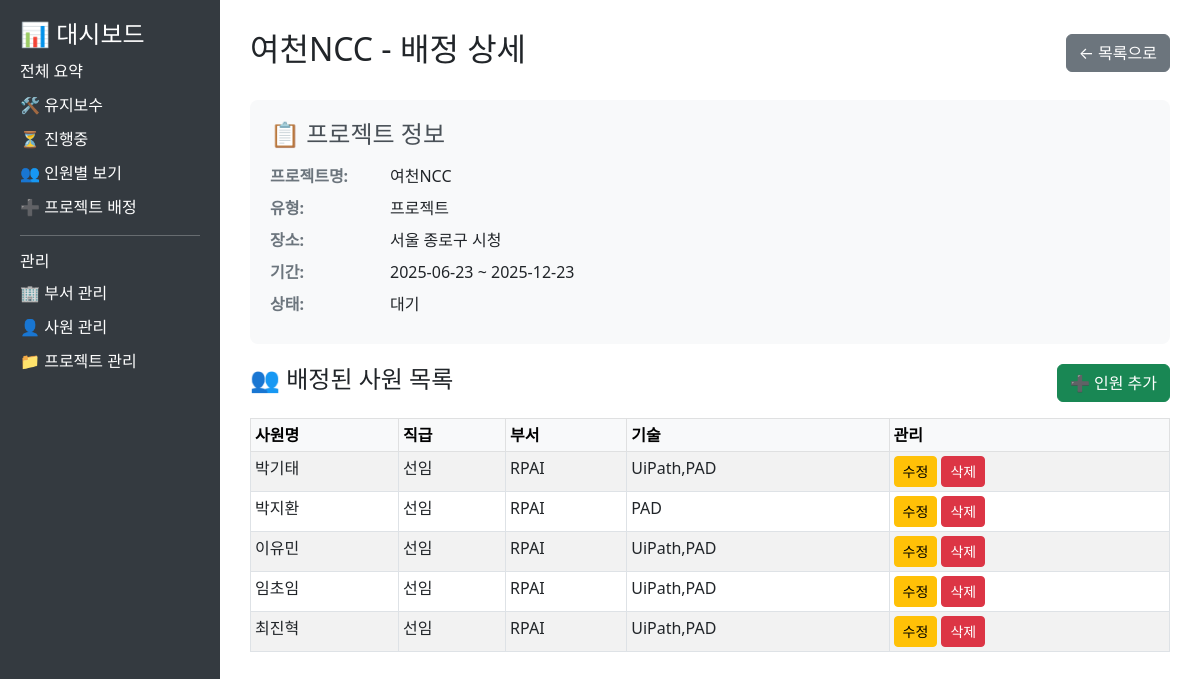
/assignment/25/detail, run on the app's committed database.
### tables this page shows
CREATE TABLE projects (
        project_id INTEGER PRIMARY KEY AUTOINCREMENT,
        name TEXT NOT NULL,
        type_id INTEGER,
        location TEXT,
        start_date TEXT,
        end_date TEXT,
        status TEXT DEFAULT '대기',
        FOREIGN KEY (type_id) REFERENCES project_type(type_id)
    );

CREATE TABLE project_type (
        type_id INTEGER PRIMARY KEY AUTOINCREMENT,
        type_name TEXT NOT NULL
    );

CREATE TABLE employees (
        employee_id INTEGER PRIMARY KEY AUTOINCREMENT,
        name TEXT NOT NULL,
        position TEXT,
        department_id INTEGER,
        skills TEXT,
        FOREIGN KEY (department_id) REFERENCES departments(department_id)
    );

CREATE TABLE departments (
        department_id INTEGER PRIMARY KEY AUTOINCREMENT,
        name TEXT NOT NULL
    );

### dashboard/app.py (the view)
@app.route('/assignment/<int:project_id>/detail')
def assignment_detail(project_id):
    try:
        assignments = get_project_assignment_detail(project_id)
        project_info = get_project_info(project_id)
        if project_info.empty:
            flash('프로젝트를 찾을 수 없습니다.', 'error')
            return redirect(url_for('assignment'))
        return render_template('assignment_detail.html',
                             assignments=assignments,
                             project_info=project_info)
    except Exception as e:
        flash(f'데이터 조회 중 오류가 발생했습니다: {str(e)}', 'error')
        return redirect(url_for('assignment'))

### dashboard/query.py (called while the page is built)
def get_connection():
    conn = sqlite3.connect(DB_PATH)
    conn.row_factory = sqlite3.Row  # 컬럼명을 딕셔너리 형태로 접근 가능하게 설정
    return conn

def get_project_assignment_detail(project_id):
    conn = get_connection()
    df = pd.read_sql_query("""
        SELECT
            a.assignment_id,
            e.employee_id,
            e.name AS employee_name,
            e.position,
            d.name AS department,
            e.skills
        FROM assignment a
        JOIN employees e ON a.employee_id = e.employee_id
        LEFT JOIN departments d ON e.department_id = d.department_id
        WHERE a.project_id = ?
        ORDER BY e.name
    """, conn, params=(project_id,))
    conn.close()
    return df

def get_project_info(project_id):
    conn = get_connection()
    df = pd.read_sql_query("""
        SELECT
            p.project_id,
            p.name AS project_name,
            pt.type_name AS project_type,
            p.location,
            p.start_date,
            p.end_date,
            p.status
        FROM projects p
        LEFT JOIN project_type pt ON p.type_id = pt.type_id
        WHERE p.project_id = ?
    """, conn, params=(project_id,))
    conn.close()
    return df

### dashboard/templates/assignment_detail.html (shortened to what this page needs)
<!DOCTYPE html>
<html lang="ko">
<head>
    <link rel="stylesheet" href="https://cdn.jsdelivr.net/npm/bootstrap@5.3.0/dist/css/bootstrap.min.css">
</head>
<body>
    <div class="sidebar">
        <h4>📊 대시보드</h4>
        <a href="/">전체 요약</a>
        <a href="/maintenance">🛠 유지보수</a>
        <a href="/ongoing">⏳ 진행중</a>
        <a href="/assignment">👥 인원별 보기</a>
        <a href="/assignment/add">➕ 프로젝트 배정</a>
        <hr>
        <h6>관리</h6>
        <a href="/departments">🏢 부서 관리</a>
        <a href="/employees">👤 사원 관리</a>
        <a href="/projects">📁 프로젝트 관리</a>
    </div>
    <div class="content">
        <div class="d-flex justify-content-between align-items-center mb-4">
            <h2>{{ project_info.iloc[0]['project_name'] }} - 배정 상세</h2>
            <a href="/assignment" class="btn btn-secondary">← 목록으로</a>
        </div>
        <div class="project-info">
            <h4>📋 프로젝트 정보</h4>
            <div class="info-row">
                <div class="info-label">프로젝트명:</div>
                <div class="info-value">{{ project_info.iloc[0]['project_name'] }}</div>
            </div>
            <div class="info-row">
                <div class="info-label">유형:</div>
                <div class="info-value">{{ project_info.iloc[0]['project_type'] }}</div>
            </div>
            <div class="info-row">
                <div class="info-label">장소:</div>
                <div class="info-value">{{ project_info.iloc[0]['location'] }}</div>
            </div>
            <div class="info-row">
                <div class="info-label">기간:</div>
                <div class="info-value">{{ project_info.iloc[0]['start_date'] }} ~ {{ project_info.iloc[0]['end_date']
                    }}</div>
            </div>
            <div class="info-row">
                <div class="info-label">상태:</div>
                <div class="info-value">{{ project_info.iloc[0]['status'] }}</div>
            </div>
        </div>
        <div class="table-container">
            <div class="d-flex justify-content-between align-items-center mb-3">
                <h4>👥 배정된 사원 목록</h4>
                <a href="{{ url_for('add_assignment_to_project', project_id=project_info.iloc[0]['project_id']) }}"
                    class="btn btn-success">➕ 인원 추가</a>
            </div>
            {% if assignments.empty %}
            <p class="text-muted">배정된 사원이 없습니다.</p>
            {% else %}
            <table class="table table-bordered table-striped table-sm">
                <thead class="table-light">
                    <tr>
                        <th>사원명</th>
                        <th>직급</th>
                        <th>부서</th>
                        <th>기술</th>
                        <th>관리</th>
                    </tr>
                </thead>
                <tbody>
                    {% for _, row in assignments.iterrows() %}
                    <tr>
                        <td>{{ row['employee_name'] }}</td>
                        <td>{{ row['position'] }}</td>
                        <td>{{ row['department'] if row['department'] else '-' }}</td>
                        <td>{{ row['skills'] if row['skills'] else '-' }}</td>
                        <td>
                            <a href="{{ url_for('edit_assignment', assignment_id=row['assignment_id']) }}"
                                class="btn btn-sm btn-warning">수정</a>
                            <button class="btn btn-sm btn-danger delete-btn" data-type="assignment"
                                data-id="{{ row['assignment_id'] }}" data-name="{{ row['employee_name'] }}">삭제</button>
                        </td>
                    </tr>
                    {% endfor %}
                </tbody>
            </table>
            {% endif %}
        </div>
    </div>
</body>
</html>

### dashboard/templates/assignment_detail.html (style rules this page uses)
body { display: flex; }
.sidebar { width: 220px; background-color: #343a40; min-height: 100vh; padding: 20px; color: white; }
.sidebar a { color: #ffffff; text-decoration: none; display: block; margin: 10px 0; }
.content { flex-grow: 1; padding: 30px; }
.table-container { overflow-x: auto; }
.project-info { background-color: #f8f9fa; padding: 20px; border-radius: 8px; margin-bottom: 20px; }
.project-info h4 { color: #495057; margin-bottom: 15px; }
.info-row { display: flex; margin-bottom: 8px; }
.info-label { font-weight: bold; width: 120px; color: #6c757d; }
.info-value { flex: 1; }

### data on the page
projects: name "여천NCC", location "서울 종로구 시청", start_date "2025-06-23", end_date "2025-12-23", status "대기"
project_type: type_name "프로젝트"
employees: employee_name "박기태", position "선임", skills "UiPath,PAD"
departments: name "RPAI" "RPAI" "RPAI" "RPAI" "RPAI"
employees: employee_name "박지환", position "선임", skills "PAD"
employees: employee_name "이유민", position "선임", skills "UiPath,PAD"
employees: employee_name "임초임", position "선임", skills "UiPath,PAD"
employees: employee_name "최진혁", position "선임", skills "UiPath,PAD"
